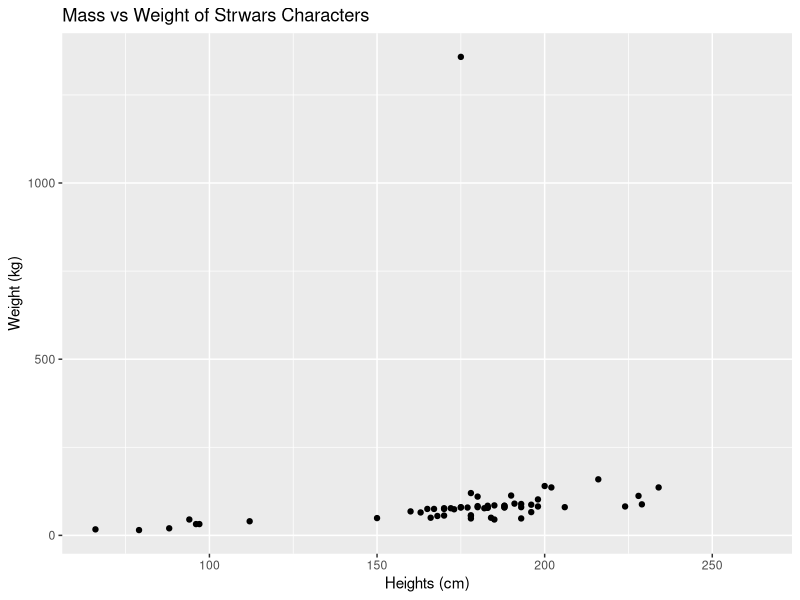

Write R code to recreate this figure.
## ---- chunk 1
library(dplyr)
starwars
## ---- chunk 2
library(ggplot2) 
ggplot(starwars, aes(x= height, y = mass)) + geom_point() +
  
  labs(title = "Mass vs Weight of Strwars Characters", x = "Heights (cm)", y = "Weight (kg)" )

